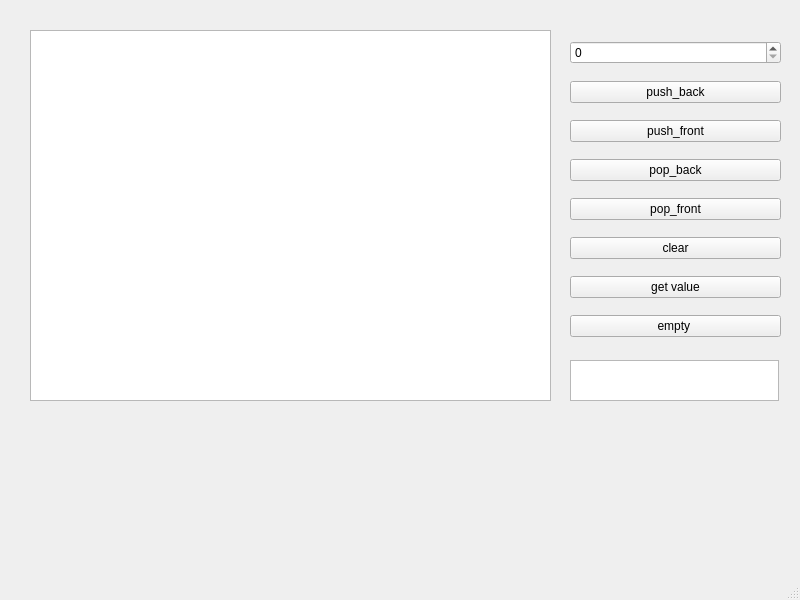
<?xml version="1.0" encoding="UTF-8"?>
<ui version="4.0">
 <class>MainWindow</class>
 <widget class="QMainWindow" name="MainWindow">
  <property name="geometry">
   <rect>
    <x>0</x>
    <y>0</y>
    <width>800</width>
    <height>600</height>
   </rect>
  </property>
  <property name="windowTitle">
   <string>MainWindow</string>
  </property>
  <widget class="QWidget" name="centralwidget">
   <widget class="QTextEdit" name="textEdit">
    <property name="geometry">
     <rect>
      <x>30</x>
      <y>30</y>
      <width>521</width>
      <height>371</height>
     </rect>
    </property>
   </widget>
   <widget class="QWidget" name="verticalLayoutWidget">
    <property name="geometry">
     <rect>
      <x>570</x>
      <y>30</y>
      <width>211</width>
      <height>321</height>
     </rect>
    </property>
    <layout class="QVBoxLayout" name="verticalLayout">
     <item>
      <widget class="QSpinBox" name="spinBox"/>
     </item>
     <item>
      <widget class="QPushButton" name="push_back">
       <property name="text">
        <string>push_back</string>
       </property>
      </widget>
     </item>
     <item>
      <widget class="QPushButton" name="push_front">
       <property name="text">
        <string>push_front</string>
       </property>
      </widget>
     </item>
     <item>
      <widget class="QPushButton" name="pop_back">
       <property name="text">
        <string>pop_back</string>
       </property>
      </widget>
     </item>
     <item>
      <widget class="QPushButton" name="pop_front">
       <property name="text">
        <string>pop_front</string>
       </property>
      </widget>
     </item>
     <item>
      <widget class="QPushButton" name="clear">
       <property name="text">
        <string>clear</string>
       </property>
      </widget>
     </item>
     <item>
      <widget class="QPushButton" name="get_value">
       <property name="text">
        <string>get value</string>
       </property>
      </widget>
     </item>
     <item>
      <widget class="QPushButton" name="is_empty">
       <property name="text">
        <string>empty </string>
       </property>
      </widget>
     </item>
    </layout>
   </widget>
   <widget class="QTextEdit" name="textEdit_2">
    <property name="geometry">
     <rect>
      <x>570</x>
      <y>360</y>
      <width>209</width>
      <height>41</height>
     </rect>
    </property>
   </widget>
  </widget>
  <widget class="QMenuBar" name="menubar">
   <property name="geometry">
    <rect>
     <x>0</x>
     <y>0</y>
     <width>800</width>
     <height>22</height>
    </rect>
   </property>
  </widget>
  <widget class="QStatusBar" name="statusbar"/>
 </widget>
 <resources/>
 <connections/>
</ui>
